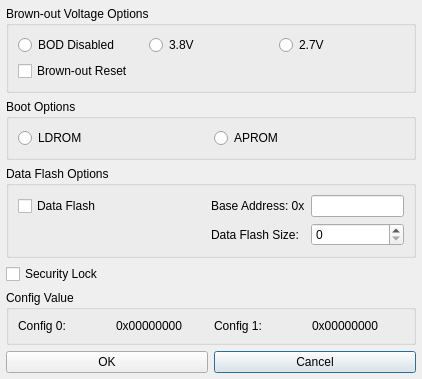
<?xml version="1.0" encoding="UTF-8"?>
<ui version="4.0">
 <class>Dialog</class>
 <widget class="QDialog" name="Dialog">
  <property name="geometry">
   <rect>
    <x>0</x>
    <y>0</y>
    <width>422</width>
    <height>351</height>
   </rect>
  </property>
  <layout class="QGridLayout" name="outer_layout">
   <property name="leftMargin">
    <number>6</number>
   </property>
   <property name="topMargin">
    <number>6</number>
   </property>
   <property name="rightMargin">
    <number>6</number>
   </property>
   <property name="bottomMargin">
    <number>6</number>
   </property>
   <property name="spacing">
    <number>6</number>
   </property>
   <item row="5" column="3">
    <widget class="QPushButton" name="IDCANCEL">
     <property name="text">
      <string>Cancel</string>
     </property>
    </widget>
   </item>
   <item row="3" column="2">
    <widget class="QCheckBox" name="IDC_CHECK_SECURITY_LOCK">
     <property name="text">
      <string>Security Lock</string>
     </property>
    </widget>
   </item>
   <item row="5" column="2">
    <widget class="QPushButton" name="IDOK">
     <property name="text">
      <string>OK</string>
     </property>
    </widget>
   </item>
   <item row="4" column="2" colspan="2">
    <widget class="QGroupBox" name="IDC_GROUP_CONFIG_VALUE">
     <property name="title">
      <string>Config Value</string>
     </property>
     <layout class="QHBoxLayout" name="layout_IDC_GROUP_CONFIG_VALUE">
      <item>
       <widget class="QLabel" name="IDC_STATIC_CONFIG_0">
        <property name="text">
         <string>Config 0:</string>
        </property>
       </widget>
      </item>
      <item>
       <widget class="QLabel" name="IDC_STATIC_CONFIG_VALUE_0">
        <property name="text">
         <string>0x00000000</string>
        </property>
       </widget>
      </item>
      <item>
       <widget class="QLabel" name="IDC_STATIC_CONFIG_1">
        <property name="text">
         <string>Config 1:</string>
        </property>
       </widget>
      </item>
      <item>
       <widget class="QLabel" name="IDC_STATIC_CONFIG_VALUE_1">
        <property name="text">
         <string>0x00000000</string>
        </property>
       </widget>
      </item>
     </layout>
    </widget>
   </item>
   <item row="2" column="2" colspan="2">
    <widget class="QGroupBox" name="IDC_GROUP_DATA_FLASH">
     <property name="title">
      <string>Data Flash Options</string>
     </property>
     <layout class="QGridLayout" name="gridLayout" columnstretch="2,1,1">
      <item row="0" column="0">
       <widget class="QCheckBox" name="IDC_CHECK_DATA_FLASH_ENABLE">
        <property name="text">
         <string>Data Flash</string>
        </property>
       </widget>
      </item>
      <item row="0" column="1">
       <widget class="QLabel" name="IDC_STATIC_FLASH_BASE_ADDRESS">
        <property name="text">
         <string>Base Address: 0x</string>
        </property>
       </widget>
      </item>
      <item row="0" column="2">
       <widget class="QLineEdit" name="IDC_EDIT_FLASH_BASE_ADDRESS"/>
      </item>
      <item row="1" column="1">
       <widget class="QLabel" name="IDC_STATIC_DATA_FLASH_SIZE">
        <property name="text">
         <string>Data Flash Size:</string>
        </property>
       </widget>
      </item>
      <item row="1" column="2">
       <widget class="QSpinBox" name="IDC_SPIN_DATA_FLASH_SIZE"/>
      </item>
     </layout>
    </widget>
   </item>
   <item row="1" column="2" colspan="2">
    <widget class="QGroupBox" name="IDC_GROUP_BOOT_SELECT">
     <property name="title">
      <string>Boot Options</string>
     </property>
     <layout class="QHBoxLayout" name="layout_IDC_GROUP_BOOT_SELECT">
      <item>
       <widget class="QRadioButton" name="IDC_RADIO_BS_LDROM">
        <property name="text">
         <string>LDROM</string>
        </property>
       </widget>
      </item>
      <item>
       <widget class="QRadioButton" name="IDC_RADIO_BS_APROM">
        <property name="text">
         <string>APROM</string>
        </property>
       </widget>
      </item>
     </layout>
    </widget>
   </item>
   <item row="0" column="2" colspan="2">
    <widget class="QGroupBox" name="IDC_GROUP_BROWN_OUT_VOLTAGE">
     <property name="title">
      <string>Brown-out Voltage Options</string>
     </property>
     <layout class="QGridLayout" name="layout_IDC_GROUP_BROWN_OUT_VOLTAGE">
      <item row="0" column="0">
       <widget class="QRadioButton" name="IDC_RADIO_BOV_DISABLE">
        <property name="text">
         <string>BOD Disabled</string>
        </property>
       </widget>
      </item>
      <item row="0" column="1">
       <widget class="QRadioButton" name="IDC_RADIO_BOV_0">
        <property name="text">
         <string>3.8V</string>
        </property>
       </widget>
      </item>
      <item row="0" column="2">
       <widget class="QRadioButton" name="IDC_RADIO_BOV_1">
        <property name="text">
         <string>2.7V</string>
        </property>
       </widget>
      </item>
      <item row="1" column="0" colspan="2">
       <widget class="QCheckBox" name="IDC_CHECK_BROWN_OUT_RESET">
        <property name="text">
         <string>Brown-out Reset</string>
        </property>
       </widget>
      </item>
     </layout>
    </widget>
   </item>
  </layout>
 </widget>
 <resources/>
 <connections/>
</ui>
